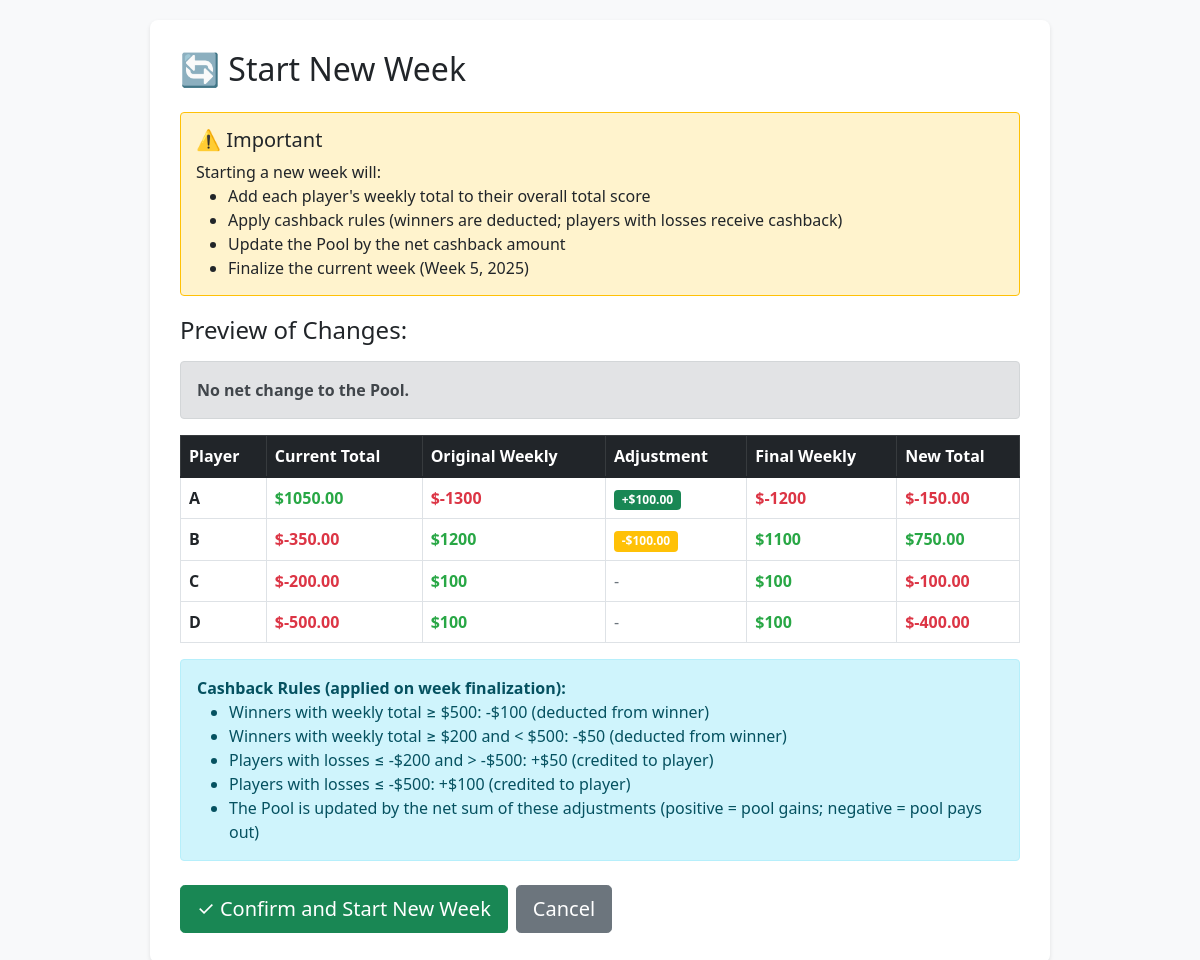
Page /new-week/ on the committed database.
### scoreboard/models.py (models this page shows, shortened)
class Week(models.Model):
    week_number = models.IntegerField()
    year = models.IntegerField()
    start_date = models.DateField()
    end_date = models.DateField(null=True, blank=True)
    is_current = models.BooleanField(default=True)
    created_at = models.DateTimeField(auto_now_add=True)
    class Meta:
        ordering = ["-year", "-week_number"]
        unique_together = ["week_number", "year"]
    def __str__(self):
        return f"Week {self.week_number}, {self.year}"
    @classmethod
    def get_current_week(cls):
        current_week = cls.objects.filter(is_current=True).first()
        if not current_week:
            today = timezone.now().date()
            current_week = cls.objects.create(
                week_number=1, year=today.year, start_date=today, is_current=True
            )
        return current_week

class Player(models.Model):
    name = models.CharField(max_length=100, unique=True)
    total_score = models.DecimalField(max_digits=10, decimal_places=2, default=0)
    created_at = models.DateTimeField(auto_now_add=True)
    class Meta:
        ordering = ["name"]

### scoreboard/views.py (the view, shortened to what this page needs)
# urls.py: path("new-week/", views.new_week, name="new_week"),
def new_week(request):
    from decimal import Decimal
    current_week = Week.get_current_week()
    players = Player.objects.all()
    player_totals = {}
    for player in players:
        original_total = Transaction.objects.filter(
            player=player,
            week=current_week,
            transaction_type__in=["PAYIN", "PAYOUT", "SESSION"],
        ).aggregate(total=Sum("value"))["total"] or Decimal("0")
        player_totals[player.id] = original_total
    total_cashback = Decimal(
        "0"
    )  # net amount that will be applied to the pool (positive => pool gains)
    cashback_change_map = {}
    for player in players:
        weekly_total = player_totals[player.id]
        cashback_change = Decimal("0")
        if weekly_total >= Decimal("500"):
            cashback_change = Decimal("-100")  # winner pays 100
            total_cashback += Decimal("100")
        elif weekly_total >= Decimal("200"):
            cashback_change = Decimal("-50")  # winner pays 50
            total_cashback += Decimal("50")
        elif weekly_total <= Decimal("-200") and weekly_total > Decimal("-500"):
            cashback_change = Decimal("50")  # loser receives 50
            total_cashback -= Decimal("50")
        elif weekly_total <= Decimal("-500"):
            cashback_change = Decimal("100")  # loser receives 100
            total_cashback -= Decimal("100")
        cashback_change_map[player.id] = cashback_change
    preview_data = []
    for player in players:
        original_weekly = player_totals[player.id]
        cashback_change = cashback_change_map.get(player.id, Decimal("0"))
        final_weekly = original_weekly + cashback_change
        preview_data.append(
            {
                "player": player,
                "weekly_total": original_weekly,
                "cashback_change": cashback_change,
                "final_weekly": final_weekly,
                "new_total": player.total_score + final_weekly,
            }
        )
    context = {
        "current_week": current_week,
        "preview_data": preview_data,
        "total_cashback": total_cashback,
    }
    return render(request, "mahjong/new_week_confirm.html", context)

### scoreboard/templates/mahjong/new_week_confirm.html (shortened to what this page needs)
<!DOCTYPE html>
<html lang="en">
<head>
    <link href="https://cdn.jsdelivr.net/npm/bootstrap@5.1.3/dist/css/bootstrap.min.css" rel="stylesheet">
</head>
<body>
    <div class="container">
        <div class="confirm-container">
            <h2 class="mb-4">🔄 Start New Week</h2>
            <div class="warning-box">
                <h5>⚠️ Important</h5>
                <p class="mb-0">
                    Starting a new week will:
                </p>
                <ul class="mb-0">
                    <li>Add each player's weekly total to their overall total score</li>
                    <li>Apply cashback rules (winners are deducted; players with losses receive cashback)</li>
                    <li>Update the Pool by the net cashback amount</li>
                    <li>Finalize the current week ({{ current_week }})</li>
                </ul>
            </div>
            <h4 class="mb-3">Preview of Changes:</h4>
            {% if total_cashback > 0 %}
            <div class="alert alert-success">
                <strong>Pool will increase by: ${{ total_cashback }}</strong>
                <p class="mb-0 small">Net gain to the Pool from winner deductions.</p>
            </div>
            {% elif total_cashback < 0 %}
            <div class="alert alert-warning">
                <strong>Pool will decrease by: ${{ total_cashback }}</strong>
                <p class="mb-0 small">Net payout from the Pool to losing players.</p>
            </div>
            {% else %}
            <div class="alert alert-secondary">
                <strong>No net change to the Pool.</strong>
            </div>
            {% endif %}
            <div class="table-responsive">
                <table class="table table-bordered">
                    <thead class="table-dark">
                        <tr>
                            <th>Player</th>
                            <th>Current Total</th>
                            <th>Original Weekly</th>
                            <th>Adjustment</th>
                            <th>Final Weekly</th>
                            <th>New Total</th>
                        </tr>
                    </thead>
                    <tbody>
                        {% for data in preview_data %}
                            <tr>
                                <td><strong>{{ data.player.name }}</strong></td>
                                <td class="{% if data.player.total_score >= 0 %}positive{% else %}negative{% endif %}">
                                    ${{ data.player.total_score }}
                                </td>
                                <td class="{% if data.weekly_total >= 0 %}positive{% else %}negative{% endif %}">
                                    ${{ data.weekly_total }}
                                </td>
                                <td class="{% if data.cashback_change < 0 %}negative{% elif data.cashback_change > 0 %}positive{% endif %}">
                                    {% if data.cashback_change == 0 %}
                                        <span class="text-muted">-</span>
                                    {% elif data.cashback_change < 0 %}
                                        <span class="badge bg-warning">-${{ data.cashback_change|floatformat:2|slice:"1:" }}</span>
                                    {% else %}
                                        <span class="badge bg-success">+${{ data.cashback_change|floatformat:2 }}</span>
                                    {% endif %}
                                </td>
                                <td class="{% if data.final_weekly >= 0 %}positive{% else %}negative{% endif %}">
                                    <strong>${{ data.final_weekly }}</strong>
                                </td>
                                <td class="{% if data.new_total >= 0 %}positive{% else %}negative{% endif %}">
                                    ${{ data.new_total }}
                                </td>
                            </tr>
                        {% endfor %}
                    </tbody>
                </table>
            </div>
            <div class="alert alert-info">
                <strong>Cashback Rules (applied on week finalization):</strong>
                <ul class="mb-0">
                    <li>Winners with weekly total ≥ $500: -$100 (deducted from winner)</li>
                    <li>Winners with weekly total ≥ $200 and &lt; $500: -$50 (deducted from winner)</li>
                    <li>Players with losses ≤ -$200 and &gt; -$500: +$50 (credited to player)</li>
                    <li>Players with losses ≤ -$500: +$100 (credited to player)</li>
                    <li>The Pool is updated by the net sum of these adjustments (positive = pool gains; negative = pool pays out)</li>
                </ul>
            </div>
            <form method="post" class="mt-4">
                <div class="d-flex gap-2">
                    <button type="submit" class="btn btn-success btn-lg"
                            onclick="return confirm('Are you sure you want to start a new week? This action cannot be undone.')">
                        ✓ Confirm and Start New Week
                    </button>
                    <a href="{% url 'dashboard' %}" class="btn btn-secondary btn-lg">Cancel</a>
                </div>
            </form>
        </div>
    </div>
</body>
</html>

### scoreboard/templates/mahjong/new_week_confirm.html (style rules this page uses)
body { background-color: #f8f9fa; padding: 20px; }
.confirm-container { max-width: 900px; margin: 0 auto; background: white; padding: 30px; border-radius: 8px; box-shadow: 0 2px 4px rgba(0,0,0,0.1); }
.positive { color: #28a745; font-weight: bold; }
.negative { color: #dc3545; font-weight: bold; }
.warning-box { background-color: #fff3cd; border: 1px solid #ffc107; border-radius: 4px; padding: 15px; margin-bottom: 20px; }

### rows in the picture
Week: week_number+year "Week 5, 2025"
Player: player.name "A", player.total_score "1050.00", weekly_total "-1300", cashback_change "100.00", final_weekly "-1200", new_total "-150.00"
Player: player.name "B", player.total_score "-350.00", weekly_total "1200", cashback_change "100.00", final_weekly "1100", new_total "750.00"
Player: player.name "C", player.total_score "-200.00", weekly_total "100", final_weekly "100", new_total "-100.00"
Player: player.name "D", player.total_score "-500.00", weekly_total "100", final_weekly "100", new_total "-400.00"
